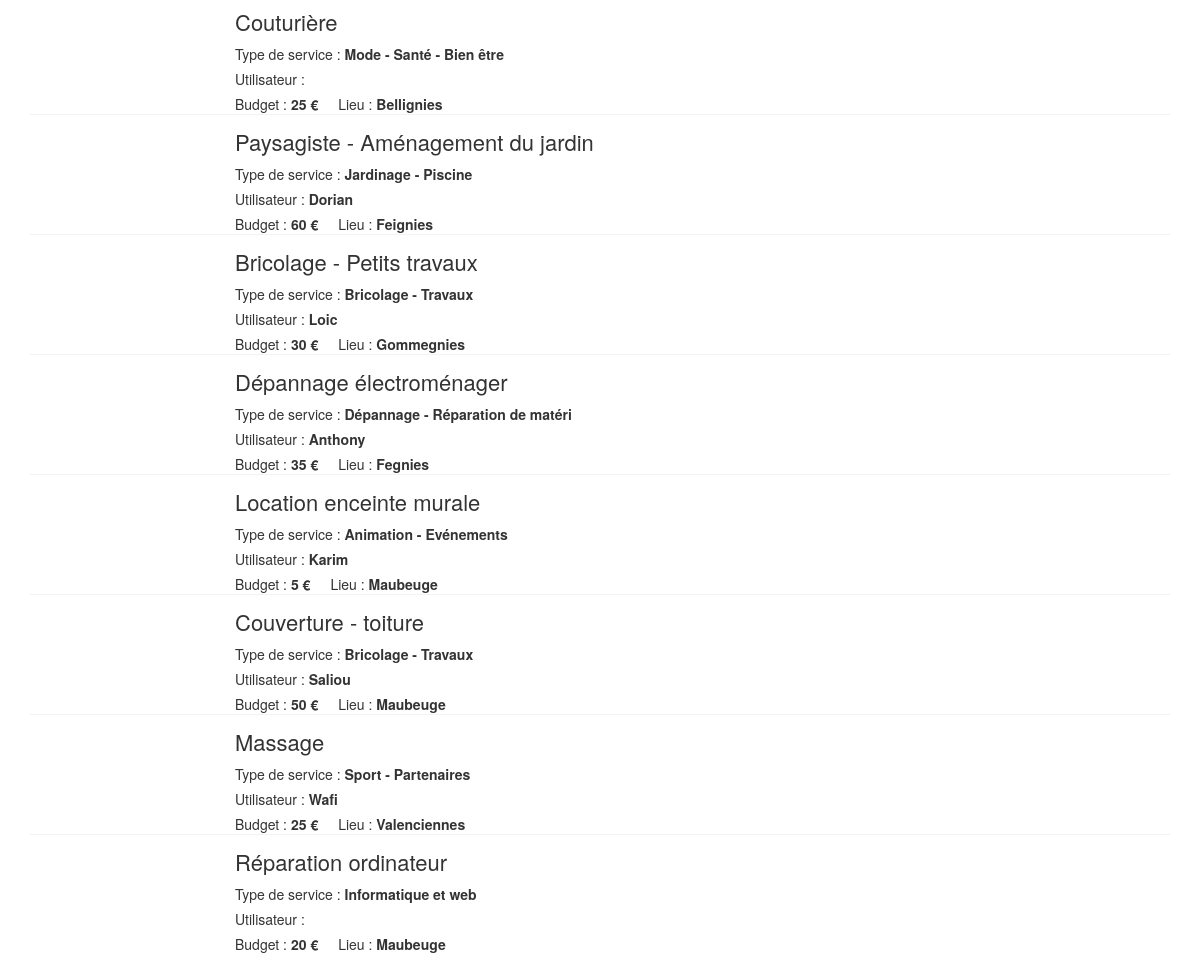
The page /View/all_annonces.php (lower part) on the database as committed earlier.
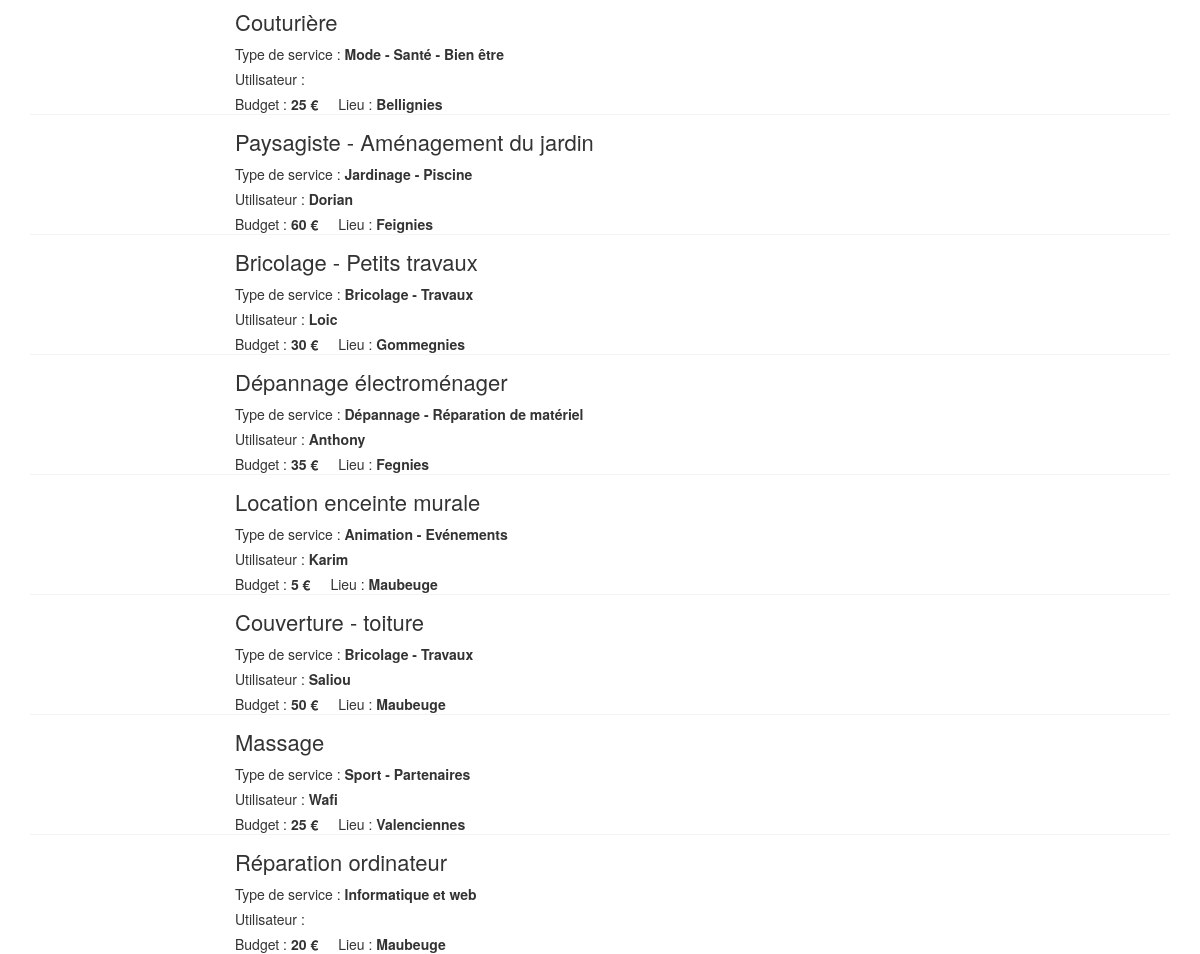
The same page on the database as committed later.
### tables this page shows
CREATE TABLE Annonce (
	idAnnonce int AUTO_INCREMENT PRIMARY KEY,
	demandeur int NOT NULL,
	FOREIGN KEY(demandeur) REFERENCES Utilisateur(idUtilisateur) ON DELETE CASCADE,
	titre varchar(255) NOT NULL,
	service int NOT NULL,
	FOREIGN KEY(service) REFERENCES Service(idService) ON DELETE CASCADE,
	lieu varchar(255) NOT NULL,
	prix int NOT NULL,
	message text NOT NULL
);

CREATE TABLE Service (
	idService int AUTO_INCREMENT NOT NULL PRIMARY KEY,
	nom varchar(128) NOT NULL
);

CREATE TABLE Utilisateur (
	idUtilisateur int AUTO_INCREMENT PRIMARY KEY,
    login varchar(32),
    email varchar(32) NOT NULL UNIQUE,
    mdp varchar(12) NOT NULL,
	description text NOT NULL,
	dateNaiss date NOT NULL,
    typeU varchar(32) NOT NULL
);

### Model/fonctions_annonces.php (called while the page is built, shortened)
<?php
	function get_all_annonces() {
		include('config.php');
		$query = 'SELECT demandeur, titre, service, lieu, prix, message FROM Annonce';
		$stmt = $bdd->prepare($query);
		$stmt->execute();
		$lesAnnonces = $stmt->fetchAll();
		return $lesAnnonces;
	}
	function get_username_demandeur($demandeur) {
		include('config.php');
		$query = 'SELECT login FROM Utilisateur WHERE idUtilisateur = ?';
		$stmt = $bdd->prepare($query);
		$stmt->bindValue(1, $demandeur, PDO::PARAM_INT);
		$stmt->execute();
		if ($donnee = $stmt->fetch()) {
			return $donnee['login'];
		}
	}
	function get_nomService($idService) {
		include('config.php');
		$query = 'SELECT nom FROM Service WHERE idService = ?';
		$stmt = $bdd->prepare($query);
		$stmt->bindValue(1, $idService, PDO::PARAM_INT);
		$stmt->execute();
		if ($donnee = $stmt->fetch()) {
			return $donnee['nom'];
		}
	}
?>

### View/all_annonces.php (the view, shortened to what this page needs)
  <!DOCTYPE html>
  <html lang="en">
  <head>
      <link href="../css/bootstrap.min.css" rel="stylesheet">
      <link href="../css/style.css" rel="stylesheet">
      <link href="../css/hover-min.css" rel="stylesheet">
      <link href="../css/swiper.min.css" rel="stylesheet">
      <link href="../css/profile.css" rel="stylesheet">
  </head>
  <body>
          <?php
include('../Model/fonctions_annonces.php');
?>
              <div class="container">
                  <div id="listannonceP" class="row">
                      <div class="col-xs-12">
                          <div class="col-xs-12">
                              <?php $allAnnonces = get_all_annonces();
                                  foreach ($allAnnonces as $annonce) { ?>
                                  <div id="listannonce" class="row">
                                      <a href="#">
                                          <div class="col-xs-3 col-sm-2 text-center no-padding"> </div>
                                          <div class="col-xs-9 col-sm-10">
                                              <h4 class="title">
												<?php echo $annonce['titre'] ?>                                       </h4>
                                              <div class="username"> Type de service : <span class="capitalize firstname">
												<?php $service = get_nomService($annonce['service']);
														echo $service ?></span></div>
                                              <div class="username"> Utilisateur : <span class="capitalize firstname">
												<?php $username = get_username_demandeur($annonce['demandeur']);
														echo $username ?></span></div>
                                              <div class="budget"> Budget : <b>
												<?php echo $annonce['prix'] ?> €</b> </div>
                                              <div class="duration"> Lieu : <b>
												<?php echo $annonce['lieu'] ?> </b> </div>
                                          </div>
                                      </a>
                                  </div>
                                  <?php } ?>
                          </div>
                      </div>
                  </div>
              </div>
  </body>
  </html>

Rows that differ between the two databases and show on the page:
changed through a linked row, annonce "Dépannage électroménager": service.nom "Dépannage - Réparation de matéri" → "Dépannage - Réparation de matériel"
